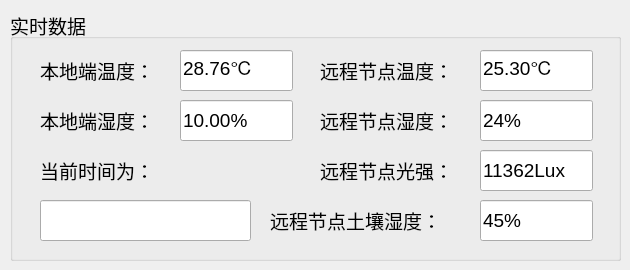
<?xml version="1.0" encoding="UTF-8"?>
<ui version="4.0">
 <class>MonitoringInformationWight</class>
 <widget class="QWidget" name="MonitoringInformationWight">
  <property name="geometry">
   <rect>
    <x>0</x>
    <y>0</y>
    <width>630</width>
    <height>270</height>
   </rect>
  </property>
  <property name="font">
   <font>
    <pointsize>14</pointsize>
   </font>
  </property>
  <property name="windowTitle">
   <string>监测信息界面</string>
  </property>
  <property name="windowIcon">
   <iconset resource="resource.qrc">
    <normaloff>:/image/Lemon.png</normaloff>:/image/Lemon.png</iconset>
  </property>
  <widget class="QGroupBox" name="groupBox">
   <property name="geometry">
    <rect>
     <x>10</x>
     <y>10</y>
     <width>611</width>
     <height>251</height>
    </rect>
   </property>
   <property name="title">
    <string>实时数据</string>
   </property>
   <widget class="QLabel" name="label">
    <property name="geometry">
     <rect>
      <x>30</x>
      <y>40</y>
      <width>141</width>
      <height>41</height>
     </rect>
    </property>
    <property name="text">
     <string>本地端温度：</string>
    </property>
   </widget>
   <widget class="QLabel" name="label_2">
    <property name="geometry">
     <rect>
      <x>30</x>
      <y>90</y>
      <width>141</width>
      <height>41</height>
     </rect>
    </property>
    <property name="text">
     <string>本地端湿度：</string>
    </property>
   </widget>
   <widget class="QLineEdit" name="lineEdit">
    <property name="geometry">
     <rect>
      <x>170</x>
      <y>40</y>
      <width>113</width>
      <height>41</height>
     </rect>
    </property>
    <property name="text">
     <string>28.76℃</string>
    </property>
    <property name="readOnly">
     <bool>true</bool>
    </property>
   </widget>
   <widget class="QLineEdit" name="lineEdit_2">
    <property name="geometry">
     <rect>
      <x>170</x>
      <y>90</y>
      <width>113</width>
      <height>41</height>
     </rect>
    </property>
    <property name="text">
     <string>10.00%</string>
    </property>
    <property name="readOnly">
     <bool>true</bool>
    </property>
   </widget>
   <widget class="QLineEdit" name="lineEdit_3">
    <property name="geometry">
     <rect>
      <x>470</x>
      <y>40</y>
      <width>113</width>
      <height>41</height>
     </rect>
    </property>
    <property name="text">
     <string>25.30℃</string>
    </property>
    <property name="readOnly">
     <bool>true</bool>
    </property>
   </widget>
   <widget class="QLabel" name="label_3">
    <property name="geometry">
     <rect>
      <x>310</x>
      <y>40</y>
      <width>151</width>
      <height>41</height>
     </rect>
    </property>
    <property name="text">
     <string>远程节点温度：</string>
    </property>
   </widget>
   <widget class="QLabel" name="label_4">
    <property name="geometry">
     <rect>
      <x>310</x>
      <y>90</y>
      <width>151</width>
      <height>41</height>
     </rect>
    </property>
    <property name="text">
     <string>远程节点湿度：</string>
    </property>
   </widget>
   <widget class="QLineEdit" name="lineEdit_4">
    <property name="geometry">
     <rect>
      <x>470</x>
      <y>90</y>
      <width>113</width>
      <height>41</height>
     </rect>
    </property>
    <property name="text">
     <string>24%</string>
    </property>
    <property name="readOnly">
     <bool>true</bool>
    </property>
   </widget>
   <widget class="QLineEdit" name="lineEdit_9">
    <property name="geometry">
     <rect>
      <x>470</x>
      <y>140</y>
      <width>113</width>
      <height>41</height>
     </rect>
    </property>
    <property name="text">
     <string>11362Lux</string>
    </property>
    <property name="readOnly">
     <bool>true</bool>
    </property>
   </widget>
   <widget class="QLabel" name="label_9">
    <property name="geometry">
     <rect>
      <x>310</x>
      <y>140</y>
      <width>151</width>
      <height>41</height>
     </rect>
    </property>
    <property name="text">
     <string>远程节点光强：</string>
    </property>
   </widget>
   <widget class="QLineEdit" name="lineEdit_10">
    <property name="geometry">
     <rect>
      <x>470</x>
      <y>190</y>
      <width>113</width>
      <height>41</height>
     </rect>
    </property>
    <property name="text">
     <string>45%</string>
    </property>
    <property name="readOnly">
     <bool>true</bool>
    </property>
   </widget>
   <widget class="QLabel" name="label_10">
    <property name="geometry">
     <rect>
      <x>260</x>
      <y>190</y>
      <width>201</width>
      <height>41</height>
     </rect>
    </property>
    <property name="text">
     <string>远程节点土壤湿度：</string>
    </property>
   </widget>
   <widget class="QLabel" name="label_11">
    <property name="geometry">
     <rect>
      <x>30</x>
      <y>140</y>
      <width>131</width>
      <height>41</height>
     </rect>
    </property>
    <property name="font">
     <font>
      <pointsize>14</pointsize>
     </font>
    </property>
    <property name="text">
     <string>当前时间为：</string>
    </property>
   </widget>
   <widget class="QLineEdit" name="lineEdit_11">
    <property name="geometry">
     <rect>
      <x>30</x>
      <y>190</y>
      <width>211</width>
      <height>41</height>
     </rect>
    </property>
    <property name="readOnly">
     <bool>true</bool>
    </property>
   </widget>
  </widget>
 </widget>
 <resources>
  <include location="resource.qrc"/>
 </resources>
 <connections/>
</ui>
